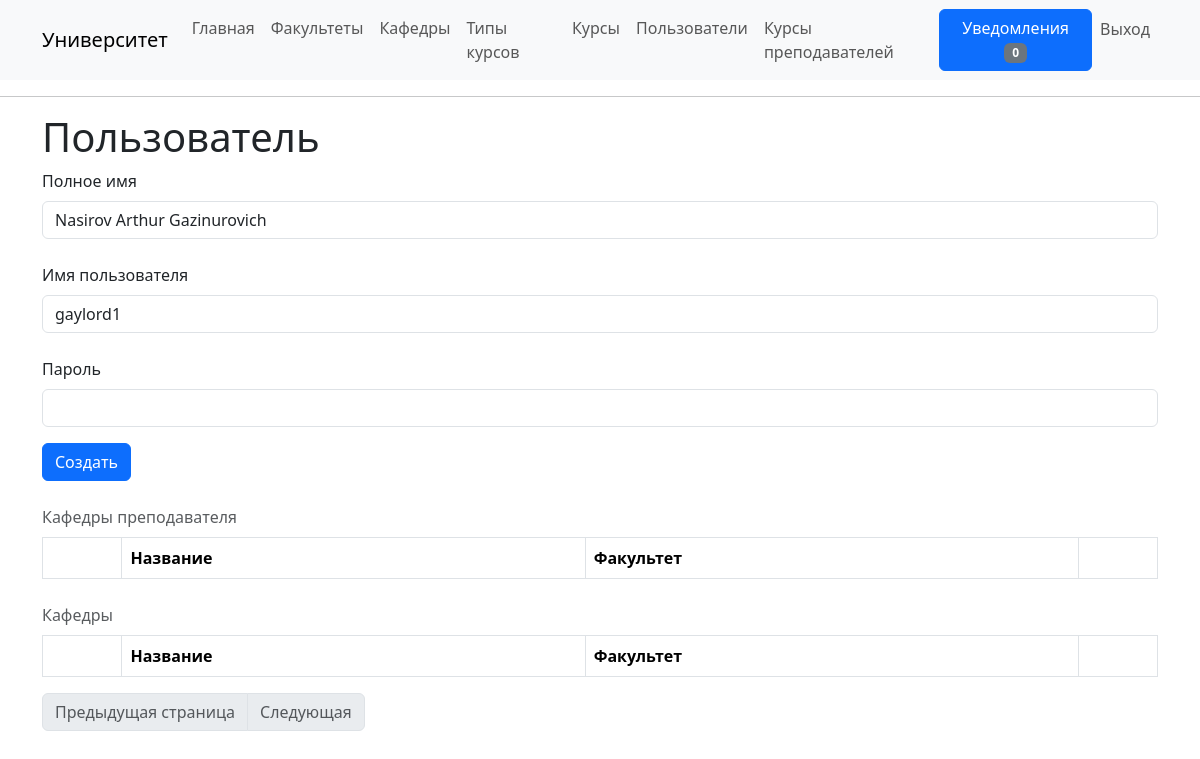
Before: /users/edit/4 (signed in) with the older database file.
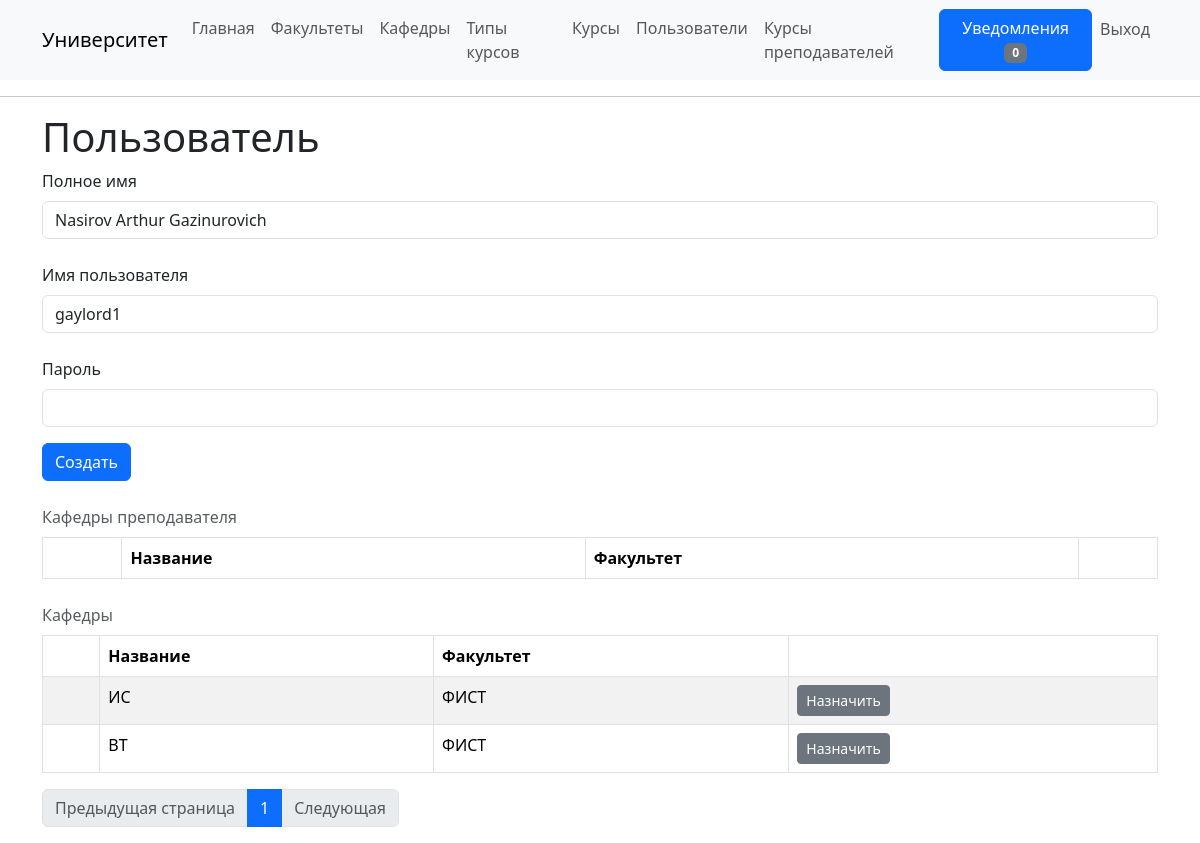
After: the same page with the newer database file.
### app/models/department.py (models this page shows, shortened)
class Department(db.Model):
    id: so.Mapped[int] = so.mapped_column(primary_key=True)
    name: so.Mapped[str] = so.mapped_column(
        sa.String(128), index=True, unique=True)
    faculty_id: so.Mapped[int] = so.mapped_column(
        sa.ForeignKey('faculty.id', ondelete='CASCADE'), index=True)
    faculty: so.Mapped['Faculty'] = so.relationship(
        back_populates='departments')
    teachers: so.WriteOnlyMapped['User'] = so.relationship(
        secondary=teachers_departments, primaryjoin=(teachers_departments.c.department_id == id), back_populates='departments', passive_deletes=True)

### app/models/faculty.py (models this page shows, shortened)
class Faculty(db.Model):
    id: so.Mapped[int] = so.mapped_column(primary_key=True)
    name: so.Mapped[str] = so.mapped_column(
        sa.String(128), index=True, unique=True)
    departments: so.WriteOnlyMapped['Department'] = so.relationship(
        back_populates='faculty', passive_deletes=True)

### app/routes/user_routes.py (the view)
@app.route('/users/edit/<user_id>', methods=['GET', 'POST'])
@login_required
@required_role(role=user.ADMIN)
def edit_user(user_id):
    form = EditUserForm()
    if form.validate_on_submit():
        try:
            user_service.update(UserDTO.from_form(form, id=user_id))
            return redirect(url_for('users'))
        except Exception as e:
            flash(e)
    page = request.args.get('page', 1, type=int)
    search_request = request.args.get('department_name', '', type=int)
    user = user_service.get_by_id(user_id)
    form.from_model(user)
    return render_template('users/edit_user.html', form=form, user=user, user_departments=user_service.get_departments(UserDTO(user_id)),
                           departments=department_service.get_all_paginated(page=page, search_request=search_request))

### app/forms.py
class EditUserForm(FlaskForm):
    full_name = StringField('Полное имя', validators=[DataRequired()])
    username = StringField('Имя пользователя', validators=[DataRequired(),
                                                           Length(min=6, message='Имя пользователя должно содержать минимум 6 символов')])
    password = StringField('Пароль', validators=[Optional(), Length(min=6, message='Пароль должен содержать минимум 6 символов')])
    def from_model(self, model):
        self.full_name.data = model.full_name
        self.username.data = model.username
    submit = SubmitField('Создать')

### app/routes/__init__.py (called while the page is built)
@login.user_loader
def load_user(id):
  return user_service.get_by_id(id)

### app/services/user_service.py (called while the page is built)
def get_by_id(id: int):
    try:
        res = db.session.get(User, id)
        if res is None:
            raise ValueError(f'Пользователь с id = {id} не существует')
        return res
    except ValueError as e:
        db.session.rollback()
        app.logger.error(e)
        raise
    except Exception as e:
        db.session.rollback()
        app.logger.error(e)
        raise Exception('Неизвестная ошибка')

### app/templates/users/edit_user.html (shortened to what this page needs)
{% extends "base.html" %}
{% block content %}
    <h1>Пользователь</h1>
    <form action="" method="post" novalidate>
    <p>
        {{ form.full_name.label(class="form-label") }}<br>
        {{ form.full_name(size=128, class="form-control") }}<br>
        {{ form.username.label(class="form-label") }}<br>
        {{ form.username(size=128, class="form-control") }}<br>
        {{ form.password.label(class="form-label") }}<br>
        {{ form.password(class="form-control") }}
    </p>
    <p>{{ form.submit(class="btn btn-primary") }}</p>
    </form>
    {% if user and user.role == 1 %}
        <table id="user-departments" class="table table-striped table-bordered caption-top" style="width:100%">
            <caption>Кафедры преподавателя</caption>
            <thead>
                <tr>
                    <th> </th>
                    <th> Название </th>
                    <th> Факультет </th>
                    <th></th>
                </tr>
            </thead>
        </table>
        <table id="departments-table" class="table table-striped table-bordered caption-top" style="width:100%">
            <caption>Кафедры</caption>
            <thead>
                <tr>
                    <th> </th>
                    <th> Название </th>
                    <th> Факультет </th>
                    <th></th>
                </tr>
            </thead>
            <tbody>
                {% for department in departments.items %}
                    <tr id="department{{ department.id }}">
                        <td></td>
                        <td>{{department.name}}</td>
                        <td>{{department.faculty.name}}</td>
                        <td>
                            <button class="btn btn-secondary btn-sm add-btn"
                                    data-item-id="{{ department.id }}">
                                Назначить
                            </button>
                        </td>
                    </tr>
                {% endfor %}
            </tbody>
        </table>
        <ul class="pagination">
            {% if departments.has_prev %}
             <li class="page-item"><a class="page-link" href="{{ url_for('edit_user', user_id=user.id, page=departments.prev_num, faculty_id=request.args.get('faculty_id')) }}">Предыдущая страница</a></li>
            {% else %}
             <li class="page-item disabled"><span class="page-link">Предыдущая страница</span>
            {% endif %}
             </li>
            {% for page in departments.iter_pages(left_edge=2, right_edge=2, left_current=1, right_current=1) %}
            {% if page == departments.page %}
             <li class="page-item active"><a class="page-link" href="{{ url_for('edit_user', user_id=user.id, page=page, faculty_id=request.args.get('faculty_id')) }}">{{ page }}</a></li>
            {% elif page %}
             <li class="page-item"><a class="page-link" href="{{ url_for('edit_user', user_id=user.id, page=page, faculty_id=request.args.get('faculty_id')) }}">{{ page }}</a></li>
            {% else %}
             <li class="page-item disabled" id="example_ellipsis"><a href="#" class="page-link">…</a></li>
            {% endif %}
            {% endfor %}
            {% if departments.has_next %}
             <li class="page-item"><a class="page-link" href="{{ url_for('edit_user', user_id=user.id, page=departments.next_num, faculty_id=request.args.get('faculty_id')) }}">Следующая</a></li>
            {% else %}
             <li class="page-item disabled"><span class="page-link">Следующая</span>
            {% endif %}
        </ul>
    </div>
    {% endif %}
{% endblock %}

Changed rows visible on the page:
added Department: name "ИС", faculty.name "ФИСТ"
added Department: name "ВТ", faculty.name "ФИСТ"
Other visible differences:
new list line: "1"
